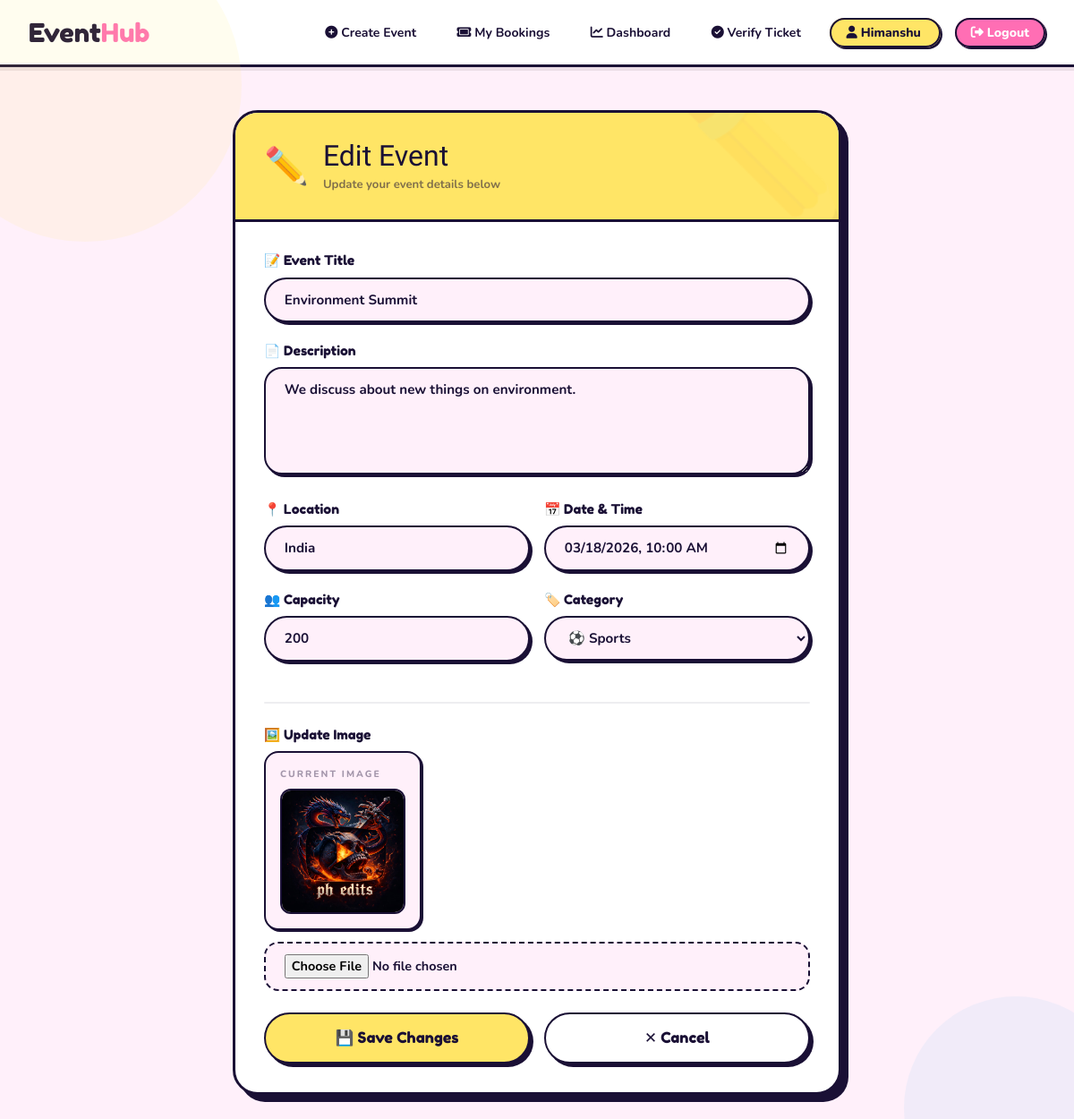
Screenshot of /event/10/edit/ (signed in) with the database file from the repository.
### events/models.py (models this page shows, shortened)
class Event(models.Model):
    title = models.CharField(max_length=200)
    description = models.TextField()
    location = models.CharField(max_length=200)
    date = models.DateTimeField()
    capacity = models.IntegerField()
    created_by = models.ForeignKey(User, on_delete=models.CASCADE)
    image = models.ImageField(upload_to='event_images/', blank=True, null=True)
    CATEGORY_CHOICES = [
        ('Tech', 'Tech'),
        ('Music', 'Music'),
        ('Sports', 'Sports'),
        ('Business', 'Business'),
    ]
    category = models.CharField(max_length=50, choices=CATEGORY_CHOICES, default='Tech')

### events/views.py (the view, shortened to what this page needs)
# urls.py: path('event/<int:id>/edit/', views.edit_event, name='edit_event'),
@login_required
def edit_event(request, id):
    event = get_object_or_404(Event, id=id)
    if request.user != event.created_by and not request.user.is_superuser:
        return redirect('event_list')
    return render(request, 'events/edit_event.html', {'event': event})

### events/templates/events/edit_event.html (shortened to what this page needs)
{% extends 'events/base.html' %}
{% block content %}
<div class="edit-page">
  <div class="edit-card">
    <div class="edit-banner">
      <div class="edit-banner-icon">✏️</div>
      <div>
        <h2>Edit Event</h2>
        <p>Update your event details below</p>
      </div>
    </div>
    <div class="edit-body">
      <form method="post" enctype="multipart/form-data">
        <div class="field-group">
          <label class="field-label">📝 Event Title</label>
          <input
            type="text"
            name="title"
            class="field-input"
            value="{{ event.title }}"
            placeholder="Give your event a name!"
            required
          >
        </div>
        <div class="field-group">
          <label class="field-label">📄 Description</label>
          <textarea
            name="description"
            class="field-textarea"
            rows="4"
            placeholder="Tell people what's happening..."
          >{{ event.description }}</textarea>
        </div>
        <div class="field-row">
          <div class="field-group">
            <label class="field-label">📍 Location</label>
            <input
              type="text"
              name="location"
              class="field-input"
              value="{{ event.location }}"
              placeholder="City or venue"
            >
          </div>
          <div class="field-group">
            <label class="field-label">📅 Date & Time</label>
            <input
              type="datetime-local"
              name="date"
              class="field-input"
              value="{{ event.date|date:'Y-m-d\TH:i' }}"
            >
          </div>
        </div>
        <div class="field-row">
          <div class="field-group">
            <label class="field-label">👥 Capacity</label>
            <input
              type="number"
              name="capacity"
              class="field-input"
              value="{{ event.capacity }}"
              placeholder="Max attendees"
            >
          </div>
          <div class="field-group">
            <label class="field-label">🏷️ Category</label>
            <select name="category" class="field-select">
              <option value="Sports"
                {% if event.category == 'Sports' %}selected{% endif %}>
                ⚽ Sports
              </option>
            </select>
          </div>
        </div>
        <div class="form-divider"></div>
        <div class="field-group">
          <label class="field-label">🖼️ Update Image</label>
          {% if event.image %}
            <div class="img-preview-wrap">
              <div class="img-preview-label">Current Image</div>
              <img src="{{ event.image.url }}" alt="Current image">
            </div>
          {% endif %}
          <input type="file" name="image" class="field-file" accept="image/*">
        </div>
        <div class="form-btns">
          <button type="submit" class="btn-submit">
            💾 Save Changes
          </button>
          <a href="{% url 'event_detail' event.id %}" class="btn-cancel-link">
            ✕ Cancel
          </a>
        </div>
      </form>
    </div>
  </div>
</div>
{% endblock %}

### events/templates/events/base.html (shortened to what this page needs)
<!DOCTYPE html>
<html>
<head>
<link href="https://cdn.jsdelivr.net/npm/bootstrap@5.3.3/dist/css/bootstrap.min.css" rel="stylesheet">
<link rel="stylesheet" href="https://cdnjs.cloudflare.com/ajax/libs/font-awesome/6.5.0/css/all.min.css">
</head>
<body>
<nav class="navbar navbar-dark bg-dark px-4">
    <a class="navbar-brand" href="{% url 'home' %}">
        Event<span style="color:#ff6eb4">Hub</span>
    </a>
    <div>
        <a class="text-light me-3" href="{% url 'create_event' %}">
            <i class="fa-solid fa-circle-plus"></i> Create Event
        </a>
        <a class="text-light me-3" href="{% url 'my_bookings' %}">
            <i class="fa-solid fa-ticket"></i> My Bookings
        </a>
        <a class="text-light me-3" href="{% url 'dashboard' %}">
            <i class="fa-solid fa-chart-line"></i> Dashboard
        </a>
        <a class="text-light me-3" href="{% url 'verify_ticket' %}">
            <i class="fa-solid fa-check-circle"></i> Verify Ticket
        </a>
        {% if user.is_authenticated %}
            <a class="text-warning me-3" href="{% url 'profile' %}">
                <i class="fa-solid fa-user"></i> {{ user.username }}
            </a>
            <a class="text-danger" href="{% url 'logout' %}">
                <i class="fa-solid fa-right-from-bracket"></i> Logout
            </a>
        {% endif %}
    </div>
</nav>
<div class="container mt-5">
    {% block content %}
    {% endblock %}
</div>
</body>
</html>

### events/templates/events/base.html (style rules this page uses)
body { background: #fff0fa; background-image: none; font-family: 'Nunito', sans-serif; margin: 0; padding: 0; }
body::before { display: none; }
.navbar.navbar-dark.bg-dark { background: #fff !important; border-bottom: 3px solid #1a1035 !important; box-shadow: 0 4px 0 rgba(0,0,0,0.08) !important; padding: 0.6rem 2rem !important; }
.navbar .navbar-brand { font-family: 'Fredoka One', cursive !important; font-size: 1.8rem !important; color: #1a1035 !important; text-decoration: none !important; }
.navbar a.text-light { color: #1a1035 !important; font-weight: 700 !important; font-size: 0.88rem !important; padding: 0.4rem 0.8rem !important; border-radius: 100px !important; transition: all 0.2s !important; text-decoration: none !important; }
.navbar a.text-warning { color: #1a1035 !important; font-weight: 800 !important; font-size: 0.88rem !important; background: #ffe566 !important; border: 2px solid #1a1035 !important; border-radius: 100px !important; padding: 0.3rem 1rem !important; box-shadow: 2px 2px 0 #1a1035 !important; text-decoration: none !important; transition: all 0.2s !important; }
.navbar a.text-danger { color: #fff !important; background: #ff6eb4 !important; border: 2px solid #1a1035 !important; border-radius: 100px !important; padding: 0.3rem 1rem !important; font-weight: 800 !important; font-size: 0.88rem !important; box-shadow: 2px 2px 0 #1a1035 !important; transition: all 0.2s !important; text-decoration: none !important; }
.container.mt-5 { margin-top: 0 !important; max-width: 100% !important; padding: 0 !important; }
h1, h2, h3, h4, h5 { font-family: 'Boogaloo', cursive; color: #1a1035; }
a { transition: all 0.2s; }

### rows the page displays
Event: title "Environment Summit", description "We discuss about new things on environment.", location "India", date "03/18/2026 10:00", capacity "200", category "⚽ Sports", image (picture)

### other values shown
{{ user.username }} "Himanshu"
